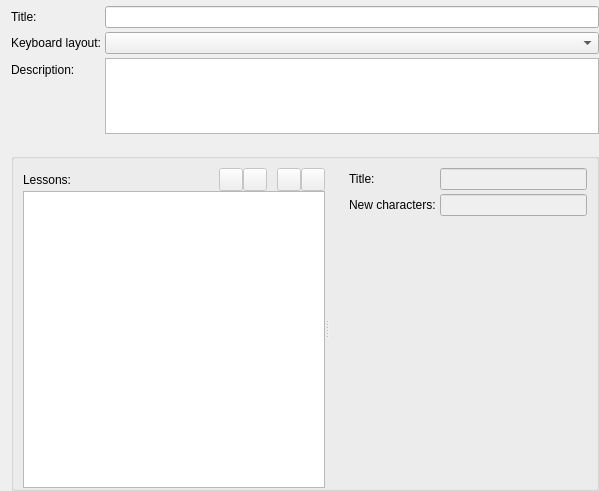
<?xml version="1.0" encoding="UTF-8"?>
<ui version="4.0">
 <class>CourseEditor</class>
 <widget class="QWidget" name="CourseEditor">
  <property name="geometry">
   <rect>
    <x>0</x>
    <y>0</y>
    <width>599</width>
    <height>491</height>
   </rect>
  </property>
  <layout class="QVBoxLayout" name="verticalLayout_2">
   <property name="topMargin">
    <number>0</number>
   </property>
   <property name="rightMargin">
    <number>0</number>
   </property>
   <property name="bottomMargin">
    <number>0</number>
   </property>
   <item>
    <widget class="KMessageWidget" name="m_messageWidget"/>
   </item>
   <item>
    <layout class="QFormLayout" name="m_formLayout">
     <property name="fieldGrowthPolicy">
      <enum>QFormLayout::ExpandingFieldsGrow</enum>
     </property>
     <property name="horizontalSpacing">
      <number>4</number>
     </property>
     <property name="verticalSpacing">
      <number>4</number>
     </property>
     <item row="0" column="0">
      <widget class="QLabel" name="m_titleLabel">
       <property name="text">
        <string>Title:</string>
       </property>
       <property name="buddy">
        <cstring>m_titleLineEdit</cstring>
       </property>
      </widget>
     </item>
     <item row="0" column="1">
      <widget class="KLineEdit" name="m_titleLineEdit"/>
     </item>
     <item row="1" column="0">
      <widget class="QLabel" name="m_keyboardLayoutLabel">
       <property name="text">
        <string>Keyboard layout:</string>
       </property>
       <property name="buddy">
        <cstring>m_keyboardLayoutComboBox</cstring>
       </property>
      </widget>
     </item>
     <item row="1" column="1">
      <widget class="KeyboardLayoutComboBox" name="m_keyboardLayoutComboBox">
       <property name="sizePolicy">
        <sizepolicy hsizetype="Expanding" vsizetype="Fixed">
         <horstretch>0</horstretch>
         <verstretch>0</verstretch>
        </sizepolicy>
       </property>
      </widget>
     </item>
     <item row="2" column="0">
      <widget class="QLabel" name="m_descriptionLabel">
       <property name="text">
        <string>Description:</string>
       </property>
       <property name="buddy">
        <cstring>m_descriptionTextEdit</cstring>
       </property>
      </widget>
     </item>
     <item row="2" column="1">
      <widget class="KTextEdit" name="m_descriptionTextEdit">
       <property name="sizePolicy">
        <sizepolicy hsizetype="Expanding" vsizetype="Fixed">
         <horstretch>0</horstretch>
         <verstretch>0</verstretch>
        </sizepolicy>
       </property>
       <property name="maximumSize">
        <size>
         <width>16777215</width>
         <height>76</height>
        </size>
       </property>
       <property name="tabChangesFocus">
        <bool>true</bool>
       </property>
      </widget>
     </item>
    </layout>
   </item>
   <item>
    <spacer name="m_verticalSpacer_4">
     <property name="orientation">
      <enum>Qt::Vertical</enum>
     </property>
     <property name="sizeType">
      <enum>QSizePolicy::Fixed</enum>
     </property>
     <property name="sizeHint" stdset="0">
      <size>
       <width>20</width>
       <height>13</height>
      </size>
     </property>
    </spacer>
   </item>
   <item>
    <widget class="QGroupBox" name="m_lessonGroupBox">
     <property name="sizePolicy">
      <sizepolicy hsizetype="Preferred" vsizetype="MinimumExpanding">
       <horstretch>0</horstretch>
       <verstretch>0</verstretch>
      </sizepolicy>
     </property>
     <layout class="QHBoxLayout" name="horizontalLayout_2">
      <property name="bottomMargin">
       <number>0</number>
      </property>
      <item>
       <widget class="QSplitter" name="m_lessonsSplitter">
        <property name="orientation">
         <enum>Qt::Horizontal</enum>
        </property>
        <property name="childrenCollapsible">
         <bool>false</bool>
        </property>
        <widget class="QWidget" name="layoutWidget">
         <layout class="QVBoxLayout" name="m_verticalLayout">
          <property name="spacing">
           <number>0</number>
          </property>
          <item>
           <layout class="QHBoxLayout" name="m_horizontalLayout">
            <property name="spacing">
             <number>0</number>
            </property>
            <item>
             <widget class="QLabel" name="m_lessonsLabel">
              <property name="text">
               <string>Lessons:</string>
              </property>
              <property name="buddy">
               <cstring>m_lessonView</cstring>
              </property>
             </widget>
            </item>
            <item>
             <spacer name="m_horizontalSpacer">
              <property name="orientation">
               <enum>Qt::Horizontal</enum>
              </property>
              <property name="sizeType">
               <enum>QSizePolicy::Preferred</enum>
              </property>
              <property name="sizeHint" stdset="0">
               <size>
                <width>40</width>
                <height>20</height>
               </size>
              </property>
             </spacer>
            </item>
            <item>
             <widget class="QToolButton" name="m_addLessonButton">
              <property name="enabled">
               <bool>false</bool>
              </property>
              <property name="toolTip">
               <string>Add new lesson</string>
              </property>
              <property name="icon">
               <iconset theme="list-add">
                <normaloff/>
               </iconset>
              </property>
             </widget>
            </item>
            <item>
             <widget class="QToolButton" name="m_removeLessonButton">
              <property name="enabled">
               <bool>false</bool>
              </property>
              <property name="toolTip">
               <string>Remove lesson</string>
              </property>
              <property name="icon">
               <iconset theme="list-remove">
                <normaloff/>
               </iconset>
              </property>
             </widget>
            </item>
            <item>
             <spacer name="m_horizontalSpacer_2">
              <property name="orientation">
               <enum>Qt::Horizontal</enum>
              </property>
              <property name="sizeType">
               <enum>QSizePolicy::Fixed</enum>
              </property>
              <property name="sizeHint" stdset="0">
               <size>
                <width>10</width>
                <height>10</height>
               </size>
              </property>
             </spacer>
            </item>
            <item>
             <widget class="QToolButton" name="m_moveLessonUpButton">
              <property name="enabled">
               <bool>false</bool>
              </property>
              <property name="toolTip">
               <string>Move lesson up</string>
              </property>
              <property name="icon">
               <iconset theme="arrow-up">
                <normaloff/>
               </iconset>
              </property>
             </widget>
            </item>
            <item>
             <widget class="QToolButton" name="m_moveLessonDownButton">
              <property name="enabled">
               <bool>false</bool>
              </property>
              <property name="toolTip">
               <string>Move lesson down</string>
              </property>
              <property name="icon">
               <iconset theme="arrow-down">
                <normaloff/>
               </iconset>
              </property>
             </widget>
            </item>
           </layout>
          </item>
          <item>
           <widget class="QListView" name="m_lessonView">
            <property name="sizePolicy">
             <sizepolicy hsizetype="Preferred" vsizetype="Expanding">
              <horstretch>0</horstretch>
              <verstretch>0</verstretch>
             </sizepolicy>
            </property>
           </widget>
          </item>
         </layout>
        </widget>
        <widget class="QWidget" name="layoutWidget_2">
         <layout class="QHBoxLayout" name="m_horizontalLayout_3">
          <item>
           <spacer name="m_horizontalSpacer_5">
            <property name="orientation">
             <enum>Qt::Horizontal</enum>
            </property>
            <property name="sizeType">
             <enum>QSizePolicy::Fixed</enum>
            </property>
            <property name="sizeHint" stdset="0">
             <size>
              <width>20</width>
              <height>20</height>
             </size>
            </property>
           </spacer>
          </item>
          <item>
           <layout class="QVBoxLayout" name="m_verticalLayout_3">
            <property name="spacing">
             <number>0</number>
            </property>
            <item>
             <layout class="QFormLayout" name="m_formLayout_2">
              <property name="fieldGrowthPolicy">
               <enum>QFormLayout::ExpandingFieldsGrow</enum>
              </property>
              <property name="horizontalSpacing">
               <number>4</number>
              </property>
              <property name="verticalSpacing">
               <number>4</number>
              </property>
              <item row="0" column="0">
               <widget class="QLabel" name="m_lessonTitleLabel">
                <property name="text">
                 <string>Title:</string>
                </property>
                <property name="buddy">
                 <cstring>m_lessonTitleLineEdit</cstring>
                </property>
               </widget>
              </item>
              <item row="0" column="1">
               <widget class="KLineEdit" name="m_lessonTitleLineEdit">
                <property name="enabled">
                 <bool>false</bool>
                </property>
               </widget>
              </item>
              <item row="1" column="0">
               <widget class="QLabel" name="m_newCharactersLabel">
                <property name="text">
                 <string>New characters:</string>
                </property>
                <property name="buddy">
                 <cstring>m_newCharactersLineEdit</cstring>
                </property>
               </widget>
              </item>
              <item row="1" column="1">
               <widget class="KLineEdit" name="m_newCharactersLineEdit">
                <property name="enabled">
                 <bool>false</bool>
                </property>
               </widget>
              </item>
             </layout>
            </item>
            <item>
             <spacer name="m_verticalSpacer">
              <property name="orientation">
               <enum>Qt::Vertical</enum>
              </property>
              <property name="sizeType">
               <enum>QSizePolicy::Fixed</enum>
              </property>
              <property name="sizeHint" stdset="0">
               <size>
                <width>20</width>
                <height>13</height>
               </size>
              </property>
             </spacer>
            </item>
            <item>
             <widget class="LessonTextEditor" name="m_lessonTextEditor" native="true"/>
            </item>
           </layout>
          </item>
         </layout>
        </widget>
       </widget>
      </item>
     </layout>
    </widget>
   </item>
  </layout>
 </widget>
 <customwidgets>
  <customwidget>
   <class>KLineEdit</class>
   <extends>QLineEdit</extends>
   <header>klineedit.h</header>
  </customwidget>
  <customwidget>
   <class>KTextEdit</class>
   <extends>QTextEdit</extends>
   <header>ktextedit.h</header>
  </customwidget>
  <customwidget>
   <class>KMessageWidget</class>
   <extends>QFrame</extends>
   <header location="global">kmessagewidget.h</header>
   <container>1</container>
  </customwidget>
  <customwidget>
   <class>KeyboardLayoutComboBox</class>
   <extends>QComboBox</extends>
   <header>editor/keyboardlayoutcombobox.h</header>
  </customwidget>
  <customwidget>
   <class>LessonTextEditor</class>
   <extends>QWidget</extends>
   <header>editor/lessontexteditor.h</header>
   <container>1</container>
  </customwidget>
 </customwidgets>
 <tabstops>
  <tabstop>m_titleLineEdit</tabstop>
  <tabstop>m_keyboardLayoutComboBox</tabstop>
  <tabstop>m_descriptionTextEdit</tabstop>
  <tabstop>m_lessonView</tabstop>
  <tabstop>m_addLessonButton</tabstop>
  <tabstop>m_removeLessonButton</tabstop>
  <tabstop>m_moveLessonUpButton</tabstop>
  <tabstop>m_moveLessonDownButton</tabstop>
  <tabstop>m_lessonTitleLineEdit</tabstop>
  <tabstop>m_newCharactersLineEdit</tabstop>
 </tabstops>
 <resources/>
 <connections/>
</ui>
